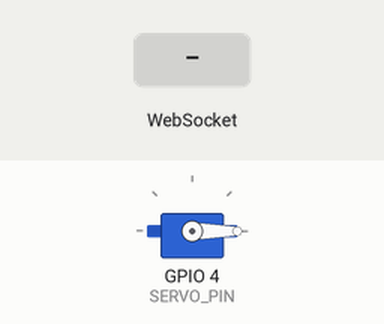
Simulated run of this sketch. Board: ESP32. Parts: servo. The test bench sets the inputs (shaded band). WiFi joins after 1.5 s; servers stay silent unless stated; what the sketch prints to the serial monitor is not drawn.

Above: at 2.7 s.
2.8 s: WebSocket text "open" received
At 3.8 s:
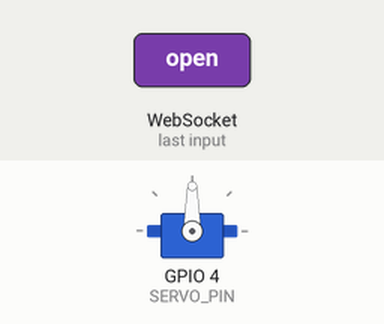
4.3 s: WebSocket text "close" received
At 4.9 s:
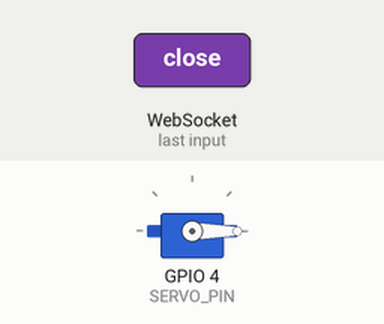
Timing chart, 0 to 7.3 s (numbered marks = the images above; inputs shaded):
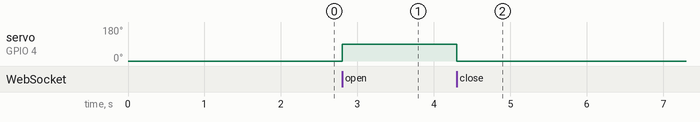

The sketch:

happy_door_websocket.ino
```cpp
#include <WiFi.h>
#include <WebSocketsServer.h>
#include <ESP32Servo.h>


// Wifi info
const char* ssid = "RUC-IOT"; //name of WIFI
const char* password = "GiHa5934La";

// Create websocket server
WebSocketsServer webSocket = WebSocketsServer(81);

// Servo object
Servo servoDoor;

// Servo setting
const int SERVO_PIN = 4;
const int CLOSED_ANGLE = 0;
const int OPEN_ANGLE = 90;  // as motor condition, the angle could be changed

// Door setting
bool doorIsOpen = false;
unsigned long openTime = 0;
const unsigned long OPEN_DURATION = 3000; // 3 seconds

String IPaddress;

// Function declarations
void openDoor();
void closeDoor();
void handleMessage(uint8_t num, String message);

// Websocket event handler
void webSocketEvent(uint8_t num, WStype_t type, uint8_t * payload, size_t length) {

  switch (type) {
    case WStype_DISCONNECTED:
      Serial.printf("[%u] Disconnected!\n", num);
      break;

    case WStype_CONNECTED:
      Serial.printf("[%u] Connected\n", num);
      webSocket.sendTXT(num, "Hello from ESP32!");
      break;

    case WStype_TEXT: {
        String message = String((char*)payload);
        message.toLowerCase();

        Serial.printf("[%u] Received: %s\n", num, message.c_str());

        handleMessage(num, message);

        // This code sends message to client through handleMessage()
        //webSocket.sendTXT(num, "Received: " + message);
        break;
      }
      break;

    case WStype_BIN:
      Serial.printf("[%u] Received Binary data, length: %u\n", num, length);
      break;
  }

}

// Handle received message
void handleMessage(uint8_t num, String message){

  if(message == "open"){
    openDoor();
    webSocket.sendTXT(num, "door opened");
  }
  else if(message == "close"){
    closeDoor();
    webSocket.sendTXT(num, "door closed");
  }
  else{
    Serial.println("Unknown command received");
    webSocket.sendTXT(num, "unknown command");
  }

}

// Open door
void openDoor(){

  if(!doorIsOpen){
    servoDoor.write(OPEN_ANGLE);
    Serial.println("Door opened");
  }
  else{
    Serial.println("Door already open - timer extended");
  }

  doorIsOpen = true;
  openTime = millis();  // reset timer every time "open" is received

}

// Close door
void closeDoor(){

  servoDoor.write(CLOSED_ANGLE);
  doorIsOpen = false;
  Serial.println("Door closed");

}

void setup() {

  // Serial begin
  Serial.begin(115200);

  // Servo setting
  servoDoor.attach(SERVO_PIN);
  servoDoor.write(CLOSED_ANGLE);

  // Wi-Fi connect
  WiFi.begin(ssid, password);
  Serial.print("Connecting to WiFi");

  while (WiFi.status() != WL_CONNECTED) {
    delay(500);
    Serial.print(".");
  }

  Serial.println("\nWiFi connected");
  Serial.println("IP address: ");
  Serial.println(WiFi.localIP());

  IPaddress = WiFi.localIP().toString();

  //Websocket server start
  webSocket.begin();
  webSocket.onEvent(webSocketEvent);

}

void loop() {

  webSocket.loop();

  if(doorIsOpen && millis() - openTime >= OPEN_DURATION){
    closeDoor();
    Serial.println("Door closed automatically");
  }

}
```

Measured:
- after the input at 2.8 s, servo on GPIO 4 (SERVO_PIN): 0° → 90° at once
- after the input at 4.3 s, servo on GPIO 4 (SERVO_PIN): 90° → 0° after 0.00 s instead of 1.5 s
